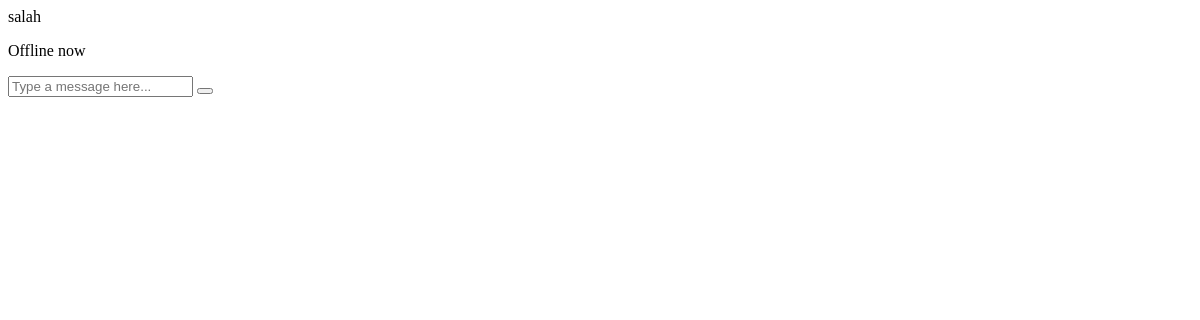
The app's page /Php/data2.php?userid=122940276, older data.
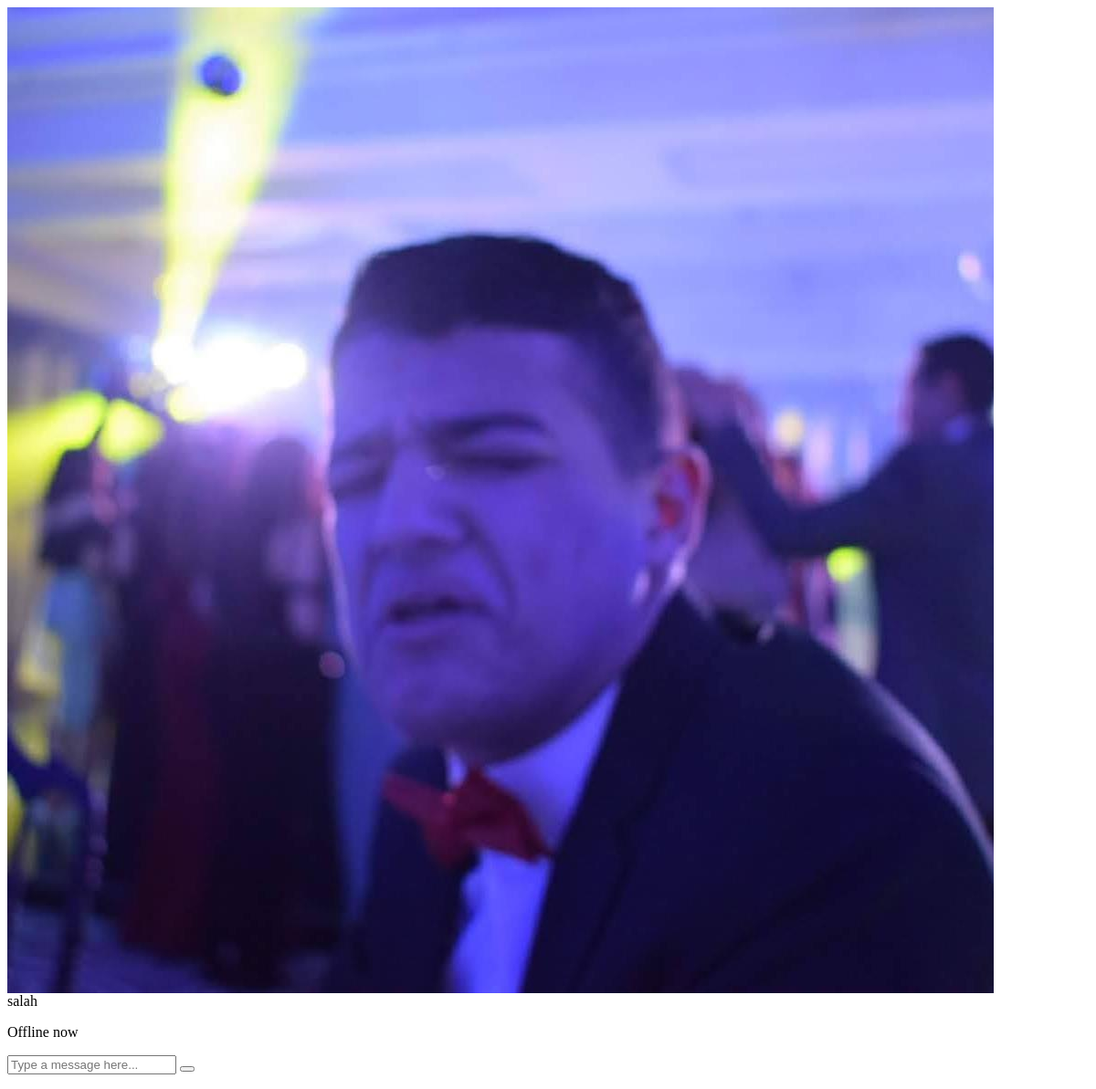
The same page, newer data.
### tables this page shows
CREATE TABLE `users` (
  `type` varchar(100) NOT NULL,
  `userid` int(100) NOT NULL,
  `email` varchar(100) NOT NULL,
  `password` varchar(100) NOT NULL,
  `username` varchar(100) NOT NULL,
  `gender` varchar(100) NOT NULL,
  `image` varchar(100) NOT NULL,
  `status` varchar(255) NOT NULL DEFAULT 'Offline now',
  `unique_id` int(255) NOT NULL
);

### Php/data2.php (the view, shortened to what this page needs)
    <?php
    $output = "";
              include"DBConnection.php";
          $userid = mysqli_real_escape_string($conn, $_GET['userid']);
          $sql2 = mysqli_query($conn, "SELECT * FROM users WHERE unique_id = {$userid}");
          if(mysqli_num_rows($sql2) > 0){
            $row2 = mysqli_fetch_assoc($sql2);
          }
        if($_SESSION['Type'] != "Auditor") {
          $output .= '<header>
          <a  class="back-icon" onclick= "back_icon('.$_GET['userid'].')" ><i class="fas fa-arrow-left"></i></a>
          <img src="'. $row2['image'] .'" alt="">
          <div class="details">
            <span>'. $row2['username'] .'</span>
            <p>'. $row2['status'] .'</p>
          </div>
        </header>
        <div class="chat-box">
        </div>
        <form action="#" class="typing-area" id = "uploadImage"  enctype="multipart/form-data">
          <div class="image-upload">
              <label for="uploadFile">
                <i class="fa fa-upload" aria-hidden="true"></i>
              </label>
              <input name="uploadFile" id="uploadFile" type="file" onchange="showPreview(event)">
              <input type="text" class="hiddenImageName" name="hiddenImageName" hidden>
          </div>
          <input type="text" class="incoming_id" name="incoming_id" value="'. $row2['unique_id'] .'" hidden>
          <input type="text" id = "input-field" name="message" class="input-field" placeholder="Type a message here..." autocomplete="off">
          <button><i class="fab fa-telegram-plane"></i></button>
        </form>
        ';
    }
    echo $output;
?>

Row changes from the older to the newer data that the page shows:
changed users "salah": image: picture added
